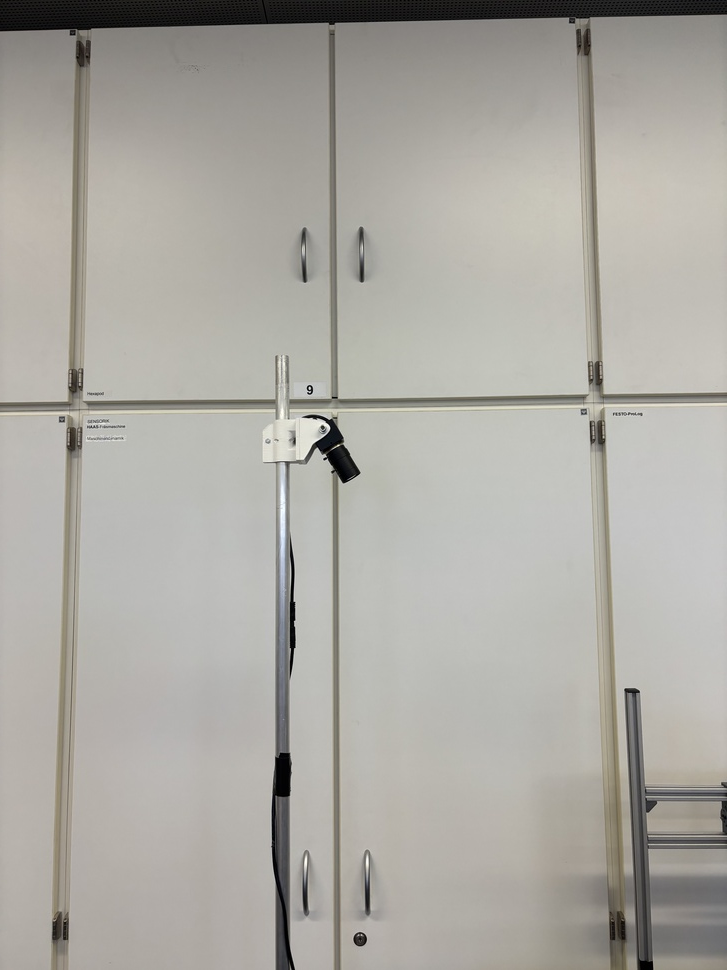
#> input picture misc/IMG_0129.jpeg, 727 x 970 px, shrunk from 4284 x 5712 before the run, given in place of the camera
$ python tracker_test.py
#> lines starting #> are read from the running program, lines starting #| are printed output that depends on the picture; after the words box and inside, x2 and y2 are one past the last pixel; in counts of white or black regions, pixels touching at a corner belong together
import cv2

# Kamera öffnen (ID 4)
cap = cv2.VideoCapture(4)

while True:
    ret, frame = cap.read()
#> frame is the input picture: shape (970, 727, 3); mean B, G, R 162.9, 169.1, 171.4
    if not ret:
        break

    # Graustufen
    gray = cv2.cvtColor(frame, cv2.COLOR_BGR2GRAY)

    # Threshold (weiß = 255, schwarz = 0)
    _, thresh = cv2.threshold(gray, 200, 255, cv2.THRESH_BINARY)
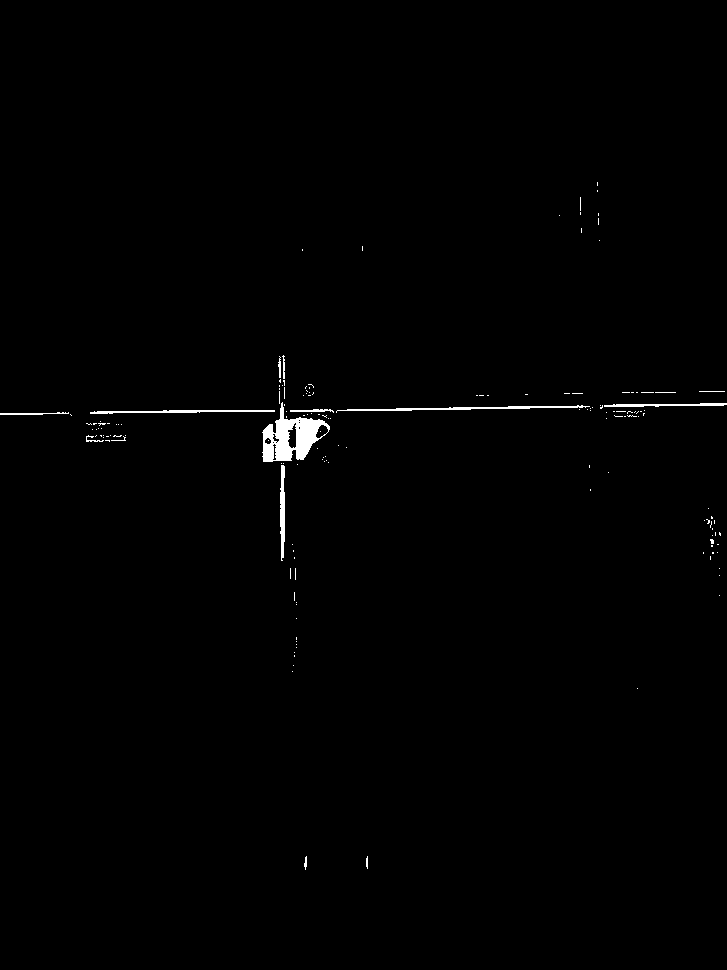
#> thresh: shape (970, 727); 0.64% white; 160 white regions (145 under 20 px)

    # Konturen finden
    contours, _ = cv2.findContours(thresh, cv2.RETR_EXTERNAL, cv2.CHAIN_APPROX_SIMPLE)
#> contours = 158 contours, 150 with area under 20; largest, box (x1, y1, x2, y2) and area: (262, 402, 330, 462) 2087, (336, 405, 590, 413) 298, (280, 465, 285, 561) 285, (90, 410, 275, 414) 233, (604, 403, 727, 407) 180, (290, 409, 334, 413) 52, (0, 412, 69, 415) 49, (278, 356, 281, 378) 22

    # Nur die 2 größten Konturen nehmen (deine Objekte)
    contours = sorted(contours, key=cv2.contourArea, reverse=True) #[:2] <-- Anzahl der zu verfolgenden Objekte begrenzen

    for cnt in contours:
        # Kontur zeichnen
        cv2.drawContours(frame, [cnt], -1, (0, 255, 0), 2)

        # Mittelpunkt berechnen
        M = cv2.moments(cnt)
        if M["m00"] != 0:
            cx = int(M["m10"] / M["m00"])
            cy = int(M["m01"] / M["m00"])
            cv2.circle(frame, (cx, cy), 5, (0, 0, 255), -1)
#> this loop made 158 passes
#> (cnt, cx, cy) on passes 16, 19, 20, 24, 25, 27, 28, 29: ([[719, 532], [719, 534], [720, 535], [720, 533]], 719, 533), ([[280, 379], [279, 380], [279, 381], [280, 382]], 279, 380), ([[711, 516], [711, 518], [712, 518], [712, 517]], 711, 517), ([[712, 552], [712, 553], [713, 553], [713, 552]], 712, 552), ([[711, 545], [711, 546], [712, 546], [712, 545]], 711, 545), ([[105, 440], [108, 440], [109, 441], [109, 440]], 108, 440), ([[100, 435], [101, 436], [101, 435]], 100, 435), ([[643, 413], [643, 415], [643, 414], [644, 413]], 643, 413)
#> (cx, cy) on passes 1 to 6: (291, 437), (466, 407), (282, 510), (176, 411), (664, 404), (312, 410)
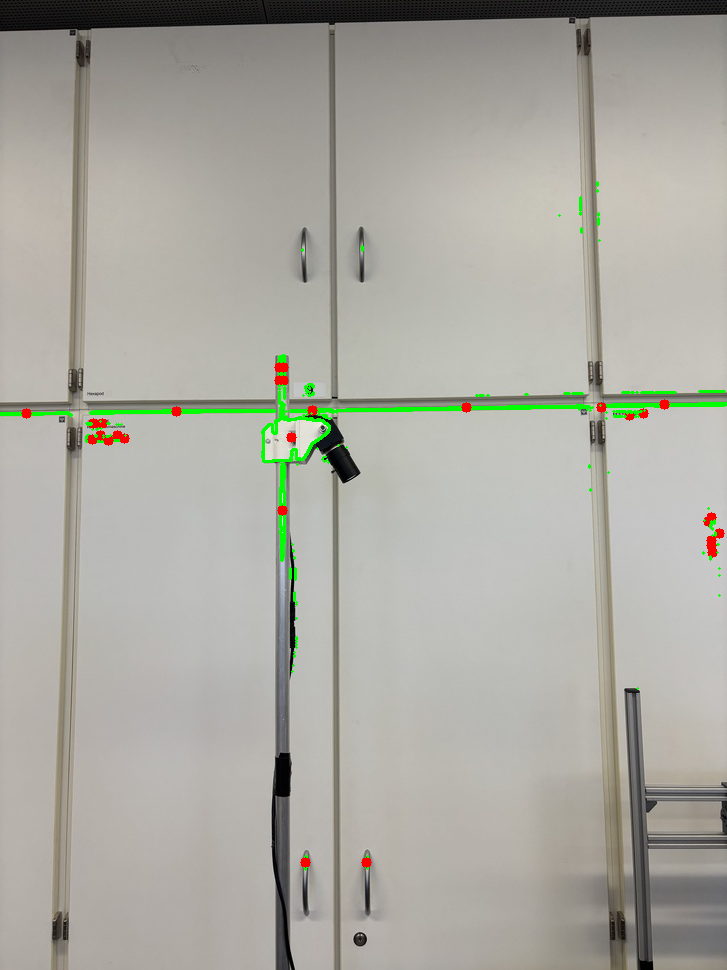
#> frame: shape (970, 727, 3); 1.09% of pixels changed, all inside (x1, y1, x2, y2) = (0, 181, 727, 871)

    # Anzeigen
    cv2.imshow("Frame", frame)
    cv2.imshow("Threshold", thresh)

    # ESC zum Beenden
    if cv2.waitKey(1) & 0xFF == 27:
#> (key Esc is pressed here)
        break

cap.release()
cv2.destroyAllWindows()

$ run again, on misc/cam-angle.png
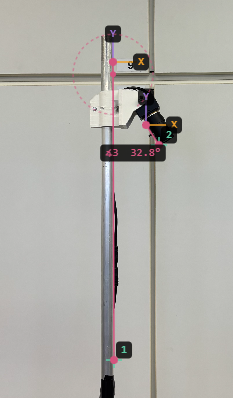
#> input picture misc/cam-angle.png, 233 x 398 px, given in place of the camera
#> frame is the input picture: shape (398, 233, 3); mean B, G, R 170.5, 175.9, 177.1
#> `_, thresh = cv2.threshold(gray, 200, 255, cv2.THRESH_BINARY)`:
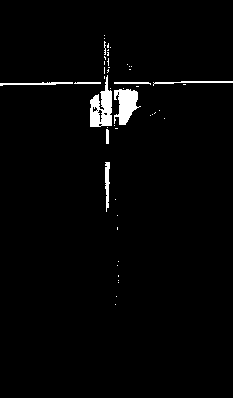
#> thresh: shape (398, 233); 2.2% white; 48 white regions (40 under 20 px)
#> contours = 48 contours, 40 with area under 20; largest, box (x1, y1, x2, y2) and area: (90, 75, 112, 127) 641, (114, 89, 141, 125) 524, (105, 162, 110, 212) 118, (0, 82, 73, 86) 84, (153, 81, 233, 86) 70, (114, 82, 151, 85) 35, (106, 129, 109, 144) 28, (74, 82, 101, 84) 24
#> the loop `for cnt in contours:` made 48 passes
#> (cnt, cx, cy) on pass 15: ([[108, 49], [107, 50], [108, 50]], 107, 49)
#> after the loop `for cnt in contours:`:
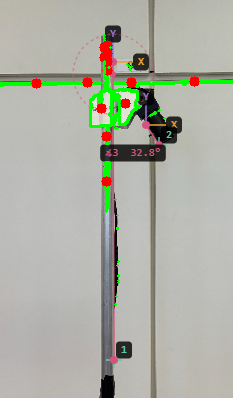
#> frame: shape (398, 233, 3); 3.31% of pixels changed, all inside (x1, y1, x2, y2) = (0, 34, 233, 306)

$ run again, on misc/cam-angle2.png
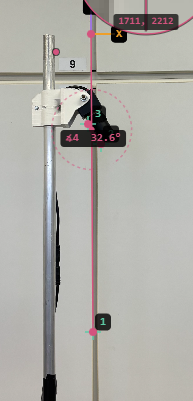
#> input picture misc/cam-angle2.png, 193 x 401 px, given in place of the camera
#> frame is the input picture: shape (401, 193, 3); mean B, G, R 168.2, 173.6, 175
#> `_, thresh = cv2.threshold(gray, 200, 255, cv2.THRESH_BINARY)`:
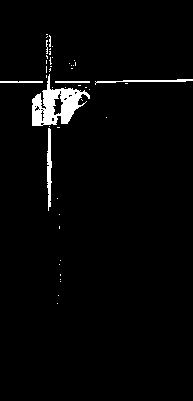
#> thresh: shape (401, 193); 2.7% white; 46 white regions (40 under 20 px)
#> contours = 46 contours, 41 with area under 20; largest, box (x1, y1, x2, y2) and area: (32, 74, 90, 126) 1396, (47, 128, 52, 211) 193, (95, 79, 193, 85) 98, (0, 81, 43, 83) 41, (55, 81, 90, 83) 34
#> the loop `for cnt in contours:` made 46 passes
#> (cnt, cx, cy) on passes 5, 12: ([[55, 81], [55, 82], [89, 82], [89, 81]], 72, 81), ([[50, 48], [49, 49], [50, 49]], 49, 48)
#> after the loop `for cnt in contours:`:
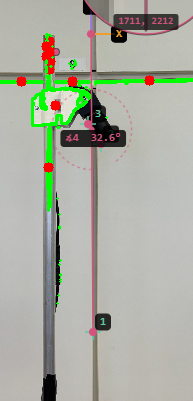
#> frame: shape (401, 193, 3); 3.67% of pixels changed, all inside (x1, y1, x2, y2) = (0, 33, 193, 305)
